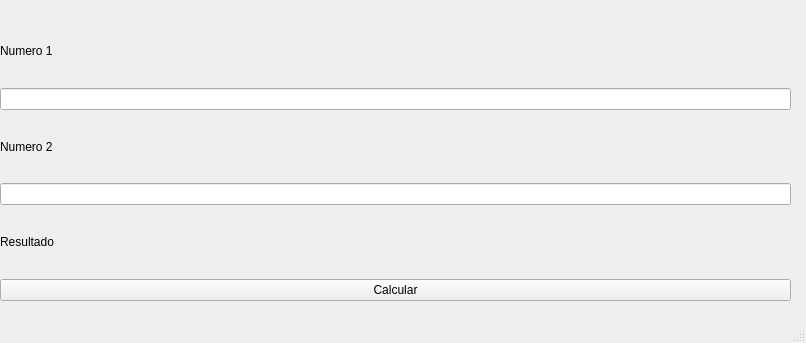
<?xml version="1.0" encoding="UTF-8"?>
<ui version="4.0">
 <class>MainWindow</class>
 <widget class="QMainWindow" name="MainWindow">
  <property name="geometry">
   <rect>
    <x>0</x>
    <y>0</y>
    <width>806</width>
    <height>343</height>
   </rect>
  </property>
  <property name="windowTitle">
   <string>MainWindow</string>
  </property>
  <widget class="QWidget" name="centralwidget">
   <widget class="QWidget" name="verticalLayoutWidget">
    <property name="geometry">
     <rect>
      <x>0</x>
      <y>20</y>
      <width>791</width>
      <height>281</height>
     </rect>
    </property>
    <layout class="QVBoxLayout" name="verticalLayout">
     <item>
      <widget class="QLabel" name="label_2">
       <property name="text">
        <string>Numero 1</string>
       </property>
      </widget>
     </item>
     <item>
      <widget class="QLineEdit" name="numero1"/>
     </item>
     <item>
      <widget class="QLabel" name="label_3">
       <property name="text">
        <string>Numero 2</string>
       </property>
      </widget>
     </item>
     <item>
      <widget class="QLineEdit" name="numero2"/>
     </item>
     <item>
      <widget class="QLabel" name="etiqueta_resultado">
       <property name="text">
        <string>Resultado</string>
       </property>
      </widget>
     </item>
     <item>
      <widget class="QPushButton" name="boton_calcular">
       <property name="text">
        <string>Calcular</string>
       </property>
      </widget>
     </item>
    </layout>
   </widget>
  </widget>
  <widget class="QStatusBar" name="statusbar"/>
 </widget>
 <resources/>
 <connections/>
</ui>
